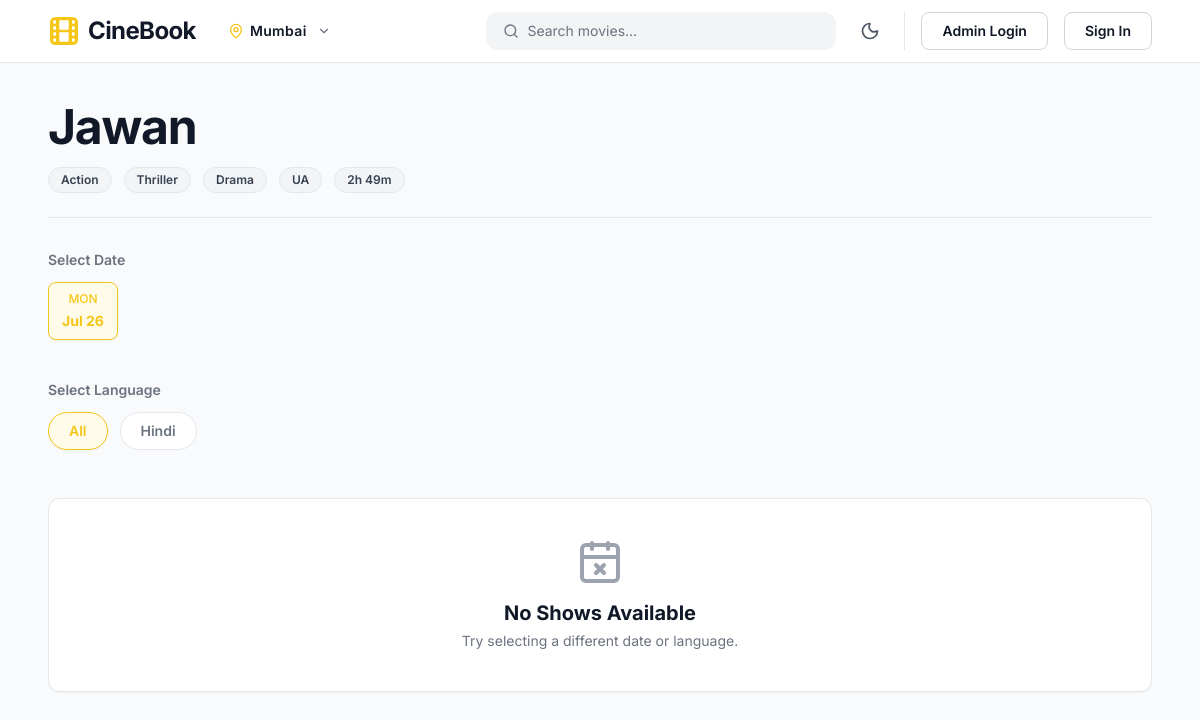
Page /book_tickets.php?id=14 on the committed database.
### tables this page shows
CREATE TABLE `movies` (
  `id` int(11) NOT NULL,
  `title` varchar(255) NOT NULL,
  `duration` varchar(50) NOT NULL,
  `genre` varchar(255) NOT NULL,
  `language` varchar(255) DEFAULT NULL,
  `certification` varchar(10) DEFAULT NULL,
  `synopsis` text DEFAULT NULL,
  `director` varchar(255) DEFAULT NULL,
  `release_date` varchar(100) DEFAULT NULL,
  `rating` varchar(255) DEFAULT NULL,
  `status` varchar(50) DEFAULT NULL,
  `formats` varchar(255) DEFAULT NULL,
  `trailer_url` varchar(255) DEFAULT NULL,
  `poster_image` varchar(255) DEFAULT NULL,
  `created_at` timestamp NOT NULL DEFAULT current_timestamp(),
  `is_rerelease` tinyint(1) DEFAULT 0
);

### book_tickets.php (the view, shortened to what this page needs)
<?php
require_once 'dbconnect.php';
$movie_id = intval($_GET['id']);
$stmt = $conn->prepare("SELECT * FROM movies WHERE id = ?");
$stmt->bind_param("i", $movie_id);
$stmt->execute();
$movie_result = $stmt->get_result();
$movie = $movie_result->fetch_assoc();
$genres = explode(',', $movie['genre']);
$selected_city = isset($_GET['city']) ? trim($_GET['city']) : (isset($_SESSION['user_city']) ? $_SESSION['user_city'] : 'Mumbai');
$dates_query = $conn->prepare("SELECT DISTINCT show_date FROM showtimes WHERE movie_id = ? AND city = ? AND show_date >= CURRENT_DATE ORDER BY show_date ASC LIMIT 14");
$dates_query->bind_param("is", $movie_id, $selected_city);
$dates_query->execute();
$available_dates_result = $dates_query->get_result();
$available_dates = [];
while($d = $available_dates_result->fetch_assoc()) {
    $available_dates[] = date('d-m-y', strtotime($d['show_date']));
}
$selected_date = isset($_GET['date']) ? $_GET['date'] : (count($available_dates) > 0 ? $available_dates[0] : date('d-m-y'));
$db_query_date = date('Y-m-d');
$date_obj = DateTime::createFromFormat('d-m-y', $selected_date);
if ($date_obj !== false) {
    $db_query_date = $date_obj->format('Y-m-d');
}
$lang_query = $conn->prepare("SELECT DISTINCT language FROM showtimes WHERE movie_id = ? AND city = ? AND show_date >= CURRENT_DATE");
$lang_query->bind_param("is", $movie_id, $selected_city);
$lang_query->execute();
$available_langs_result = $lang_query->get_result();
$available_langs = [];
while($l = $available_langs_result->fetch_assoc()) {
    $available_langs[] = $l['language'];
}
$selected_lang = isset($_GET['lang']) ? $_GET['lang'] : 'All';
$shows_sql = "SELECT * FROM showtimes WHERE movie_id = ? AND city = ? AND show_date = ?";
$shows_sql .= " ORDER BY theater_id ASC, format ASC, show_time ASC";
$shows_stmt = $conn->prepare($shows_sql);
if ($selected_lang !== 'All') {
    $shows_stmt->bind_param("isss", $movie_id, $selected_city, $db_query_date, $selected_lang);
} else {
    $shows_stmt->bind_param("iss", $movie_id, $selected_city, $db_query_date);
}
$shows_stmt->execute();
$shows_result = $shows_stmt->get_result();
$theaters = [];
while($show = $shows_result->fetch_assoc()) {
    $show_datetime = strtotime($db_query_date . ' ' . $show['show_time']);
    $current_datetime = time();
    $minutes_diff = ($current_datetime - $show_datetime) / 60;
    if ($minutes_diff > 30) {
        continue;
    }
    $t_id = $show['theater_id'];
    $fmt = $show['format'];
    $theaters[$t_id]['formats'][$fmt][] = $show;
}
?>
<!DOCTYPE html>
<html lang="en">
<head>
    <script src="https://cdn.tailwindcss.com"></script>
</head>
<body class="bg-gray-50 dark:bg-bgMain text-gray-900 dark:text-gray-100 font-sans flex flex-col min-h-screen transition-colors duration-300 relative pb-24">
    <?php include("header.php"); ?>
    <div class="max-w-6xl mx-auto px-6 py-10 w-full flex-1">
        <div class="mb-8 border-b border-gray-200 dark:border-borderMain pb-6">
            <h1 class="text-4xl md:text-5xl font-bold tracking-tight text-gray-900 dark:text-white mb-4 transition-colors">
                <?php echo htmlspecialchars($movie['title']); ?>
            </h1>
            <div class="flex flex-wrap items-center gap-3">
                <?php foreach($genres as $genre): if(!empty(trim($genre))): ?>
                    <span class="px-3 py-1 bg-gray-100 dark:bg-gray-800 text-gray-700 dark:text-gray-300 rounded-full text-xs font-semibold border border-gray-200 dark:border-gray-700 transition-colors">
                        <?php echo htmlspecialchars(trim($genre)); ?>
                    </span>
                <?php endif; endforeach; ?>
                <span class="px-3 py-1 bg-gray-100 dark:bg-gray-800 text-gray-700 dark:text-gray-300 rounded-full text-xs font-semibold border border-gray-200 dark:border-gray-700 transition-colors">
                    <?php echo htmlspecialchars($movie['certification']); ?>
                </span>
                <span class="px-3 py-1 bg-gray-100 dark:bg-gray-800 text-gray-700 dark:text-gray-300 rounded-full text-xs font-semibold border border-gray-200 dark:border-gray-700 transition-colors">
                    <?php echo htmlspecialchars($movie['duration']); ?>
                </span>
            </div>
        </div>
        <div class="mb-8">
            <h3 class="text-sm font-semibold text-gray-500 dark:text-gray-400 mb-3 transition-colors">Select Date</h3>
            <div class="flex overflow-x-auto hide-scrollbar gap-3 pb-2">
                <?php foreach($available_dates as $date):
                    $timestamp = strtotime($date);
                    $dayName = date('D', $timestamp);
                    $dayNum = date('j', $timestamp);
                    $monthShort = date('M', $timestamp);
                    $isToday = ($date === date('Y-m-d'));
                    $isTomorrow = ($date === date('Y-m-d', strtotime('+1 day')));
                    $displayBottom = $isToday ? "Today" : ($isTomorrow ? "Tomorrow" : "$monthShort $dayNum");
                    $isActive = ($date === $selected_date);
                    $url = "book_tickets.php?id=$movie_id&date=$date&lang=$selected_lang";
                    $classes = $isActive
                        ? "border-brand text-brand bg-yellow-50 dark:bg-transparent shadow-sm dark:shadow-none"
                        : "border-gray-200 dark:border-borderMain bg-white dark:bg-transparent text-gray-500 dark:text-gray-400 hover:text-gray-900 dark:hover:text-white hover:border-gray-300 dark:hover:border-gray-500";
                ?>
                    <a href="<?php echo $url; ?>" class="flex flex-col items-center justify-center min-w-[70px] py-2 rounded-lg border <?php echo $classes; ?> transition-colors shrink-0">
                        <span class="text-xs uppercase font-medium mb-1"><?php echo $dayName; ?></span>
                        <span class="text-sm font-bold"><?php echo $displayBottom; ?></span>
                    </a>
                <?php endforeach; ?>
            </div>
        </div>
        <div class="mb-10">
            <h3 class="text-sm font-semibold text-gray-500 dark:text-gray-400 mb-3 transition-colors">Select Language</h3>
            <div class="flex overflow-x-auto hide-scrollbar gap-3 pb-2">
                <a href="book_tickets.php?id=<?php echo $movie_id; ?>&date=<?php echo $selected_date; ?>&lang=All"
                   class="px-5 py-2 rounded-full border text-sm font-semibold transition-colors <?php echo ($selected_lang === 'All') ? 'border-brand text-brand bg-yellow-50 dark:bg-transparent shadow-sm dark:shadow-none' : 'border-gray-200 dark:border-borderMain bg-white dark:bg-transparent text-gray-500 dark:text-gray-400 hover:text-gray-900 dark:hover:text-white hover:border-gray-300 dark:hover:border-gray-500'; ?>">
                    All
                </a>
                <?php foreach($available_langs as $lang):
                    $isActive = ($selected_lang === $lang);
                    $classes = $isActive ? "border-brand text-brand bg-yellow-50 dark:bg-transparent shadow-sm dark:shadow-none" : "border-gray-200 dark:border-borderMain bg-white dark:bg-transparent text-gray-500 dark:text-gray-400 hover:text-gray-900 dark:hover:text-white hover:border-gray-300 dark:hover:border-gray-500";
                ?>
                    <a href="book_tickets.php?id=<?php echo $movie_id; ?>&date=<?php echo $selected_date; ?>&lang=<?php echo urlencode($lang); ?>"
                       class="px-5 py-2 rounded-full border text-sm font-semibold transition-colors <?php echo $classes; ?>">
                        <?php echo htmlspecialchars($lang); ?>
                    </a>
                <?php endforeach; ?>
            </div>
        </div>
        <div class="space-y-6">
            <?php if(empty($theaters)): ?>
                <div class="bg-white dark:bg-bgCard border border-gray-200 dark:border-borderMain rounded-xl p-10 text-center flex flex-col items-center justify-center shadow-sm transition-colors">
                    <i data-lucide="calendar-x" class="w-12 h-12 text-gray-400 dark:text-gray-600 mb-3"></i>
                    <h3 class="text-xl font-bold text-gray-900 dark:text-gray-300 mb-1">No Shows Available</h3>
                    <p class="text-gray-500 text-sm">Try selecting a different date or language.</p>
                </div>
            <?php endif; ?>
        </div>
    </div>
</body>
</html>

### book_tickets.php (style rules this page uses)
.hide-scrollbar { -ms-overflow-style: none; scrollbar-width: none; }

### rows in the picture
movies: title "Jawan", genre "Action", genre "Thriller", genre "Drama", certification "UA", duration "2h 49m"

### other values in the picture
$current_city "Mumbai"
$dayName "MON"
$lang "Hindi"
